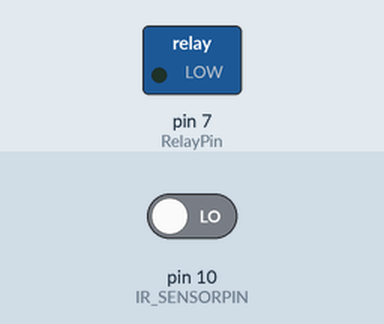
This sketch was run on a simulated Arduino Uno, built with avr-gcc and run on an emulated ATmega328P. Parts: switched loads named in the sketch (green lamp = pin HIGH). The inputs (shaded band) are chosen by the test bench; at power-on: pin 10 (IR_SENSORPIN) LOW.

Above: at 1.2 s.
1.3 s: pin 10 (IR_SENSORPIN) driven HIGH
At 2.5 s:
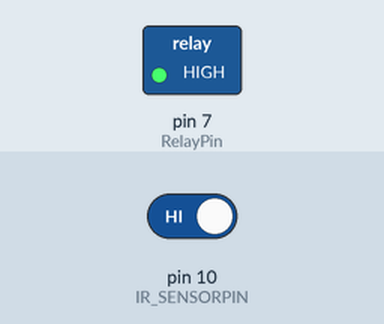
2.8 s: pin 10 (IR_SENSORPIN) driven LOW
At 3.9 s:
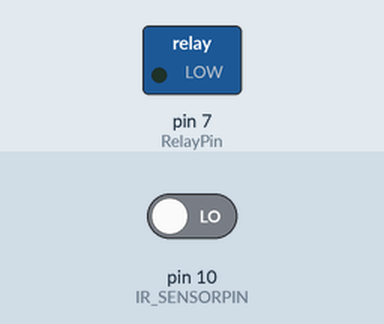
Timing chart, 0 to 5.8 s (numbered marks = the images above; inputs shaded):
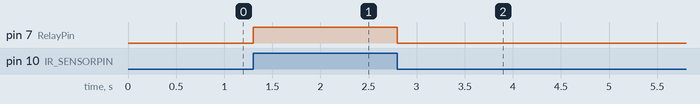

Measured:
- after the input at 1.3 s, pin 7 (RelayPin): LOW → HIGH at once
- after the input at 2.8 s, pin 7 (RelayPin): HIGH → LOW at once

The sketch:

ir_sensor_working_a_relay.ino
```cpp
#define RelayPin 7
#define IR_SENSORPIN 10
void setup(){
  pinMode(RelayPin,OUTPUT);
  pinMode(IR_SENSORPIN,INPUT);
  digitalWrite(RelayPin,HIGH);
}
void loop(){
  int irstate = digitalRead(IR_SENSORPIN);
  if(irstate==HIGH){
    digitalWrite(RelayPin,HIGH);
  }else
   digitalWrite(RelayPin,LOW);
}
```
